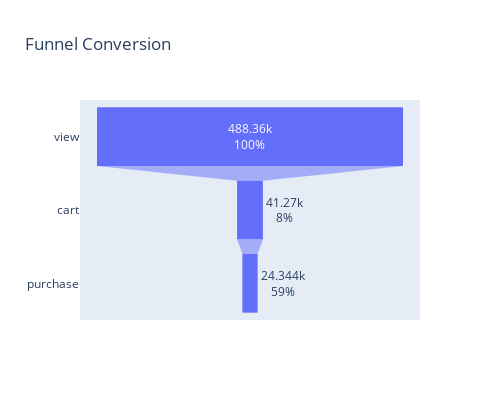

Write notebook code for a chart like this one.
### Code cell
#시각화
fig = go.Figure(go.Funnel(name='Funnel Conversion',
                x=funnel['user_session'],
                y=funnel['event_type'],
                textinfo = "value+percent previous"
                    )
               )
fig.update_layout(height=400, width=500, title_text="Funnel Conversion")
fig.show()

### Figure 1 — Plotly figure (JSON) as saved in the notebook; plotly's stock layout.template omitted (floating-point values rounded to 4 significant figures)
{"data": [{"name": "Funnel Conversion", "textinfo": "value+percent previous", "type": "funnel", "x": [488360, 41270, 24344], "y": ["view", "cart", "purchase"]}], "layout": {"height": 400, "title": {"text": "Funnel Conversion"}, "width": 500}}
